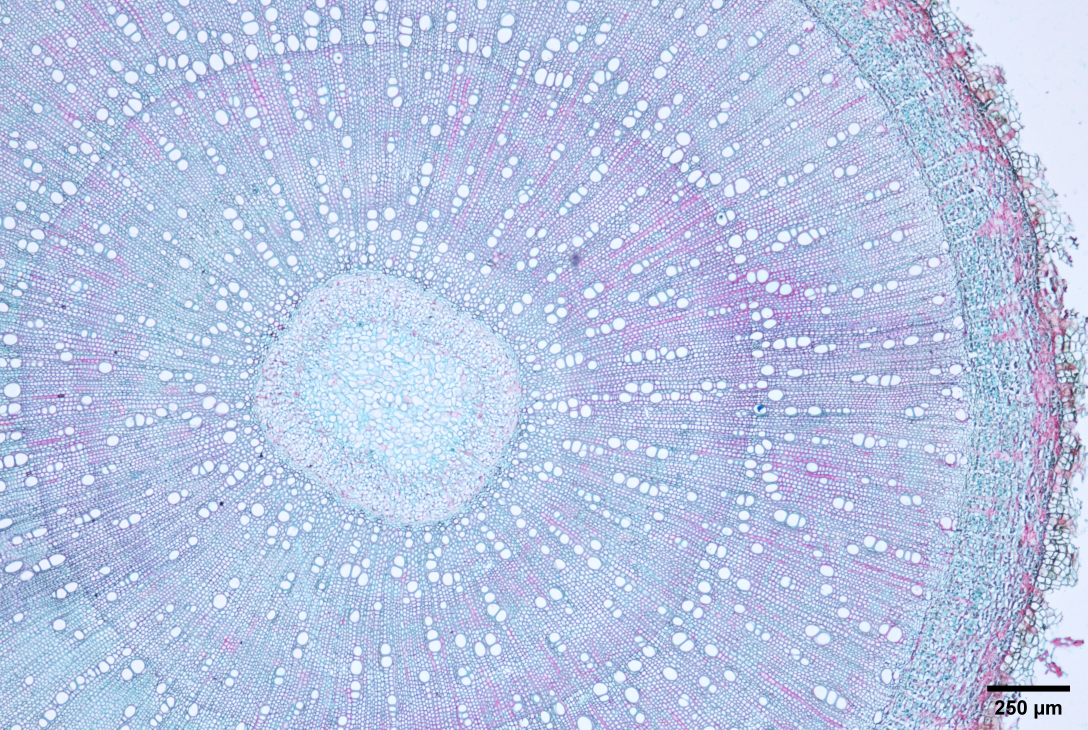
#> input picture Paraffin Section Model/datasets/region1_pose/images/train/11-3   4X.jpg, 5440 x 3648 px (shown at 1/5 size); its folder holds only this picture in this run
$ python -i areas.py   (imports and definitions only)
#> lines starting #> are read from the running program, lines starting #| are printed output that depends on the picture; after the words box and inside, x2 and y2 are one past the last pixel; in counts of white or black regions, pixels touching at a corner belong together
#> further down, picture is the input picture: shape (3648, 5440, 3); mean B, G, R 228, 197.4, 183.9
"""Detect 局部韧皮部 / 局部髓 by an inner tissue line, then boxes inside it.

Column classifier decides which side is phloem vs pith. The inner line follows
the extra/xylem boundary (snapped off xylem vessels). Area is the pixels
inside that line; drawing is the line plus a few stacked rectangles.
"""

from __future__ import annotations

from pathlib import Path

import cv2
import numpy as np

BINS = 48
BLOCK = 48
MAX_SIDE_FRAC = 0.28
MIN_SIDE_FRAC = 0.018
MIN_AREA_FRAC = 0.006
SMOOTH_K = 51


def _column_features(img: np.ndarray, bins: int = BINS) -> np.ndarray:
#> called with bins = 48
    h, w = img.shape[:2]
#> h = 3648; w = 5440
    small = cv2.resize(img, (max(bins * 4, w // 4), max(64, h // 4)), interpolation=cv2.INTER_AREA)
    sh, sw = small.shape[:2]
#> sh = 912; sw = 1360
    lab = cv2.cvtColor(small, cv2.COLOR_BGR2LAB)
#> lab: shape (912, 1360, 3); mean of channels 0, 1, 2 202.9, 130.1, 111.2
    L, a, b = cv2.split(lab)
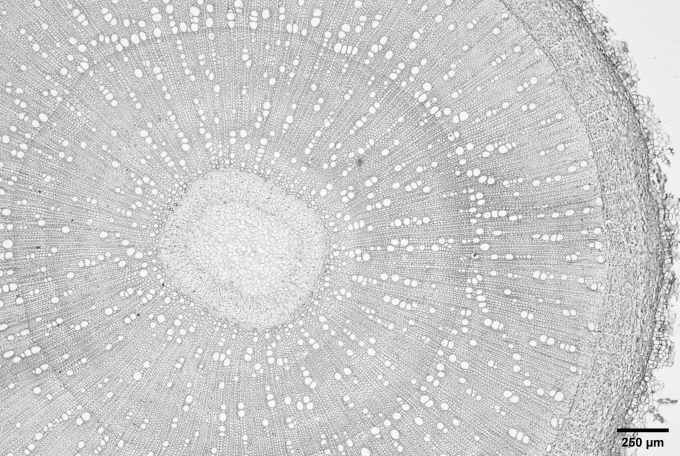
#> L: shape (912, 1360) (shown at 1/2 size); min 0, max 250, mean 202.9
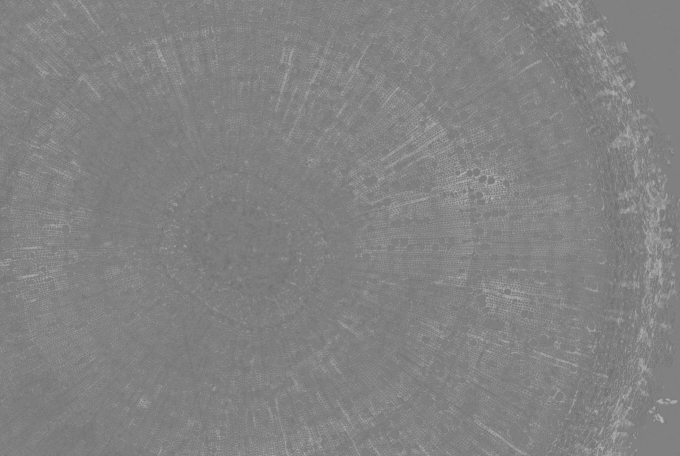
#> a: shape (912, 1360) (shown at 1/2 size); min 107, max 184, mean 130.1
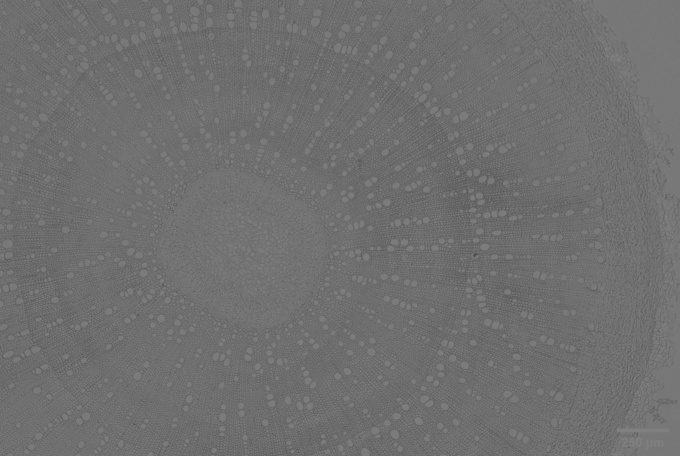
#> b: shape (912, 1360) (shown at 1/2 size); min 73, max 134, mean 111.2
    gray = cv2.cvtColor(small, cv2.COLOR_BGR2GRAY)
    edges = cv2.Canny(gray, 40, 120)
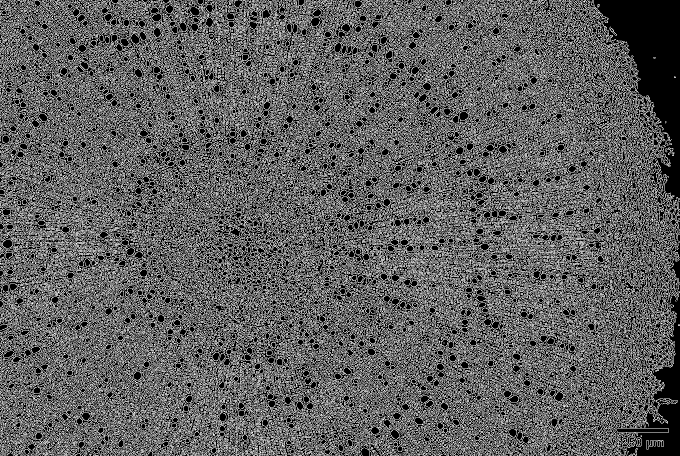
#> edges: shape (912, 1360) (shown at 1/2 size); 37.2% white in thin lines or dots
    blur = cv2.GaussianBlur(gray, (5, 5), 0)
    local = cv2.blur(blur, (31, 31))
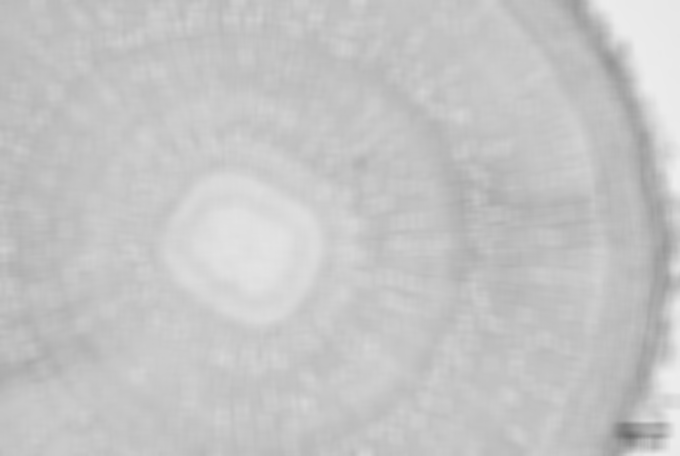
#> local: shape (912, 1360) (shown at 1/2 size); min 107, max 238, mean 196.8
    blob = ((blur.astype(np.int16) - local.astype(np.int16) > 10) & (blur > 140)).astype(np.uint8) * 255
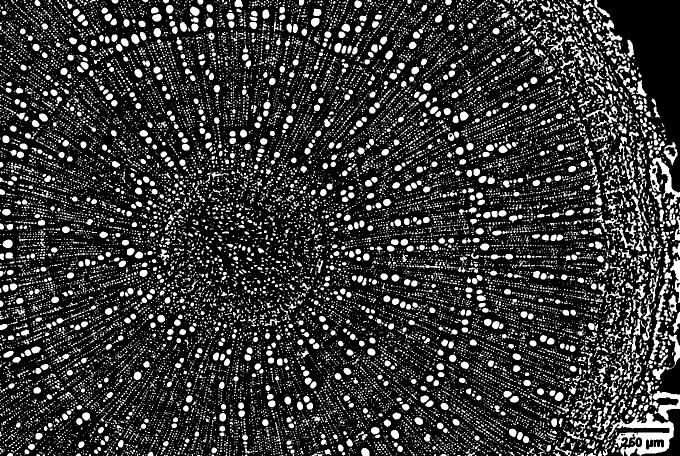
#> blob: shape (912, 1360) (shown at 1/2 size); 21.4% white; 19127 white regions (16825 under 20 px), largest, box (x1, y1, x2, y2) and area: (1215, 823, 1348, 912) 4969, (1298, 314, 1360, 419) 1880, (1298, 782, 1360, 841) 1477
    blob = cv2.morphologyEx(blob, cv2.MORPH_OPEN, np.ones((3, 3), np.uint8))
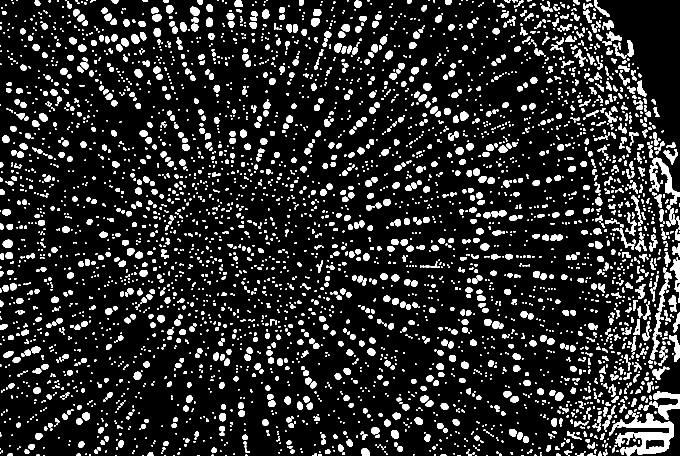
#> blob: shape (912, 1360) (shown at 1/2 size); 13.6% white; 4226 white regions (2475 under 20 px)
    cnts, _ = cv2.findContours(blob, cv2.RETR_EXTERNAL, cv2.CHAIN_APPROX_SIMPLE)
#> cnts = 4226 contours, 2835 with area under 20; largest, box (x1, y1, x2, y2) and area: (1218, 826, 1348, 912) 4780, (1306, 782, 1360, 840) 1148, (1305, 315, 1360, 410) 1058, (1341, 519, 1360, 605) 594, (1300, 643, 1323, 720) 476
    n_small = np.zeros(bins, np.float32)
    n_large = np.zeros(bins, np.float32)
    for c in cnts:
        area = cv2.contourArea(c)
        m = cv2.moments(c)
        if m["m00"] <= 0:
            continue
        bi = int(np.clip((m["m10"] / m["m00"]) / sw * bins, 0, bins - 1))
        if area >= 280:
            n_large[bi] += 1
        elif area >= 30:
            n_small[bi] += 1
#> this loop made 4226 passes
#> (area, bi) on passes 19, 28, 29: (27, 31), (28.5, 5), (41.5, 41)
#> after the loop, n_large = 48 values from 0 to 5; n_small = 48 values, max 46 at index 42, min 12 at index 6, mean 23.85

    feats = np.zeros((bins, 11), np.float32)
    bw = sw / bins
#> bw = 28.33
    bh = float(sh)
#> bh = 912
    for i in range(bins):
        x0, x1 = int(i * bw), int((i + 1) * bw)
        roi_l = L[:, x0:x1]
        roi_a = a[:, x0:x1]
        roi_b = b[:, x0:x1]
        roi_e = edges[:, x0:x1]
        xf = (i + 0.5) / bins
        feats[i] = [
            float(roi_l.mean()),
            float(roi_l.std()),
            float(roi_a.mean()),
            float(roi_b.mean()),
            float(roi_e.mean()),
            n_small[i],
            n_large[i],
            xf,
            abs(xf - 0.5),
            1.0 if xf < 0.22 or xf > 0.78 else 0.0,
            bh,
        ]
    return feats


# [470 lines left out: functions _labels_from_masks, _blob_counts, _block_features, _block_labels, train_area_model, load_area_model and 12 more, not called in this run]


def band_rects(mask: np.ndarray, n_bands: int = 14) -> list[tuple[int, int, int, int]]:
    """Turn a partitioned side region into stacked ImageJ-style rectangles."""
    return stack_band_boxes(mask, n_bands=n_bands)


# [18 lines left out: function side_edge_boxes, not called in this run]


def hrects_area_px(rects: list[tuple[int, int, int, int]]) -> int:
    return int(sum((x1 - x0) * (y1 - y0) for x0, y0, x1, y1 in rects))


# [227 lines left out: functions _vessel_front, _snap_inner_to_vessels, _pith_from_texture, _keep_side_band, detect_phloem_pith, not called in this run]

>>> import cv2
>>> picture = cv2.imread('../../datasets/region1_pose/images/train/11-3   4X.jpg')
>>> result = _column_features(picture)

$ run again, on Paraffin Section Model/datasets/region1_pose/images/train/45-3   4X.jpg
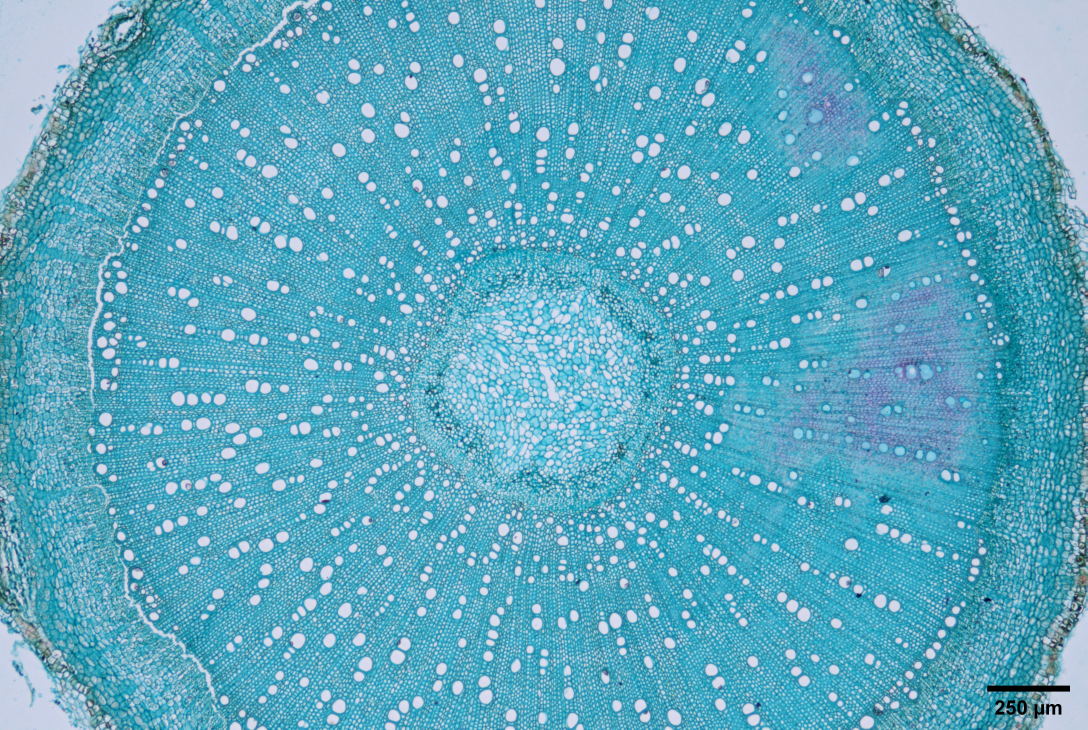
#> input picture Paraffin Section Model/datasets/region1_pose/images/train/45-3   4X.jpg, 5440 x 3648 px (shown at 1/5 size)
#> picture is the input picture: shape (3648, 5440, 3); mean B, G, R 191.3, 167.9, 90.8
#> lab: shape (912, 1360, 3); mean of channels 0, 1, 2 166.3, 112.6, 109.1
#> in _column_features, `edges = cv2.Canny(gray, 40, 120)`:
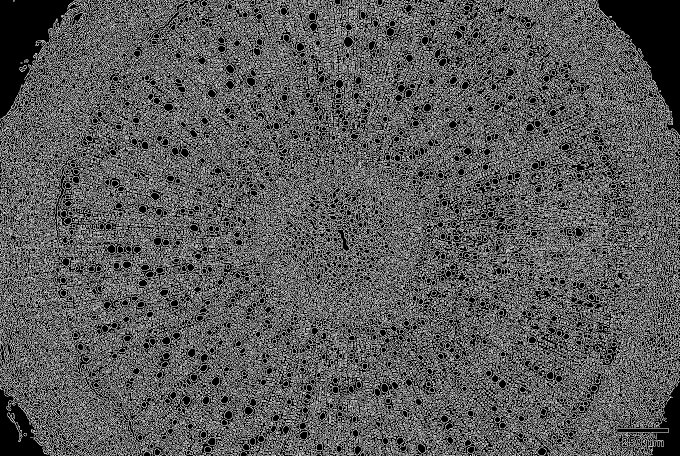
#> edges: shape (912, 1360) (shown at 1/2 size); 35.1% white in thin lines or dots
#> in _column_features, `blob = cv2.morphologyEx(blob, cv2.MORPH_OPEN, np.ones((3, 3), np.uint8))`:
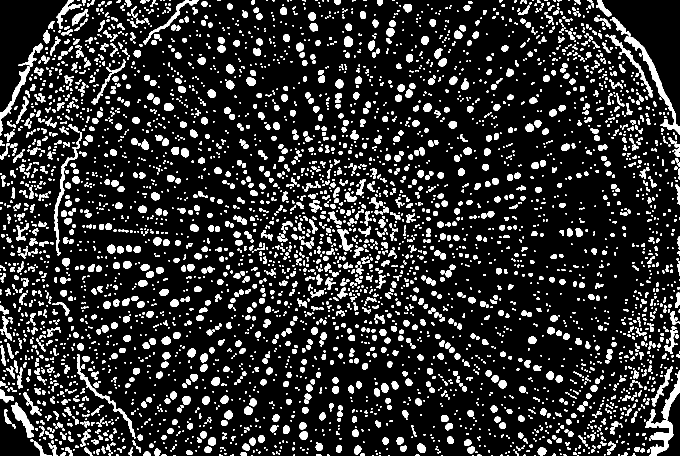
#> blob: shape (912, 1360) (shown at 1/2 size); 15.1% white; 4497 white regions (2405 under 20 px)
#> cnts = 4497 contours, 2924 with area under 20; largest, box (x1, y1, x2, y2) and area: (1290, 741, 1360, 912) 2646, (1249, 73, 1360, 270) 2166, (155, 708, 271, 877) 1034, (108, 294, 155, 511) 1029, (23, 805, 68, 875) 1012
#> the loop in _column_features, `for c in cnts:` made 4497 passes
#> (area, bi) on passes 23, 26, 33: (26.5, 22), (22, 11), (32.5, 25)
#> after the loop in _column_features, `for c in cnts:`: n_large = 48 values, max 3 at index 46, min 0 at index 3, mean 0.375; n_small = 48 values, max 40 at index 22, min 9 at index 46, mean 24.77

$ run again, on Paraffin Section Model/datasets/region1_pose/images/train/47-3   4X.jpg
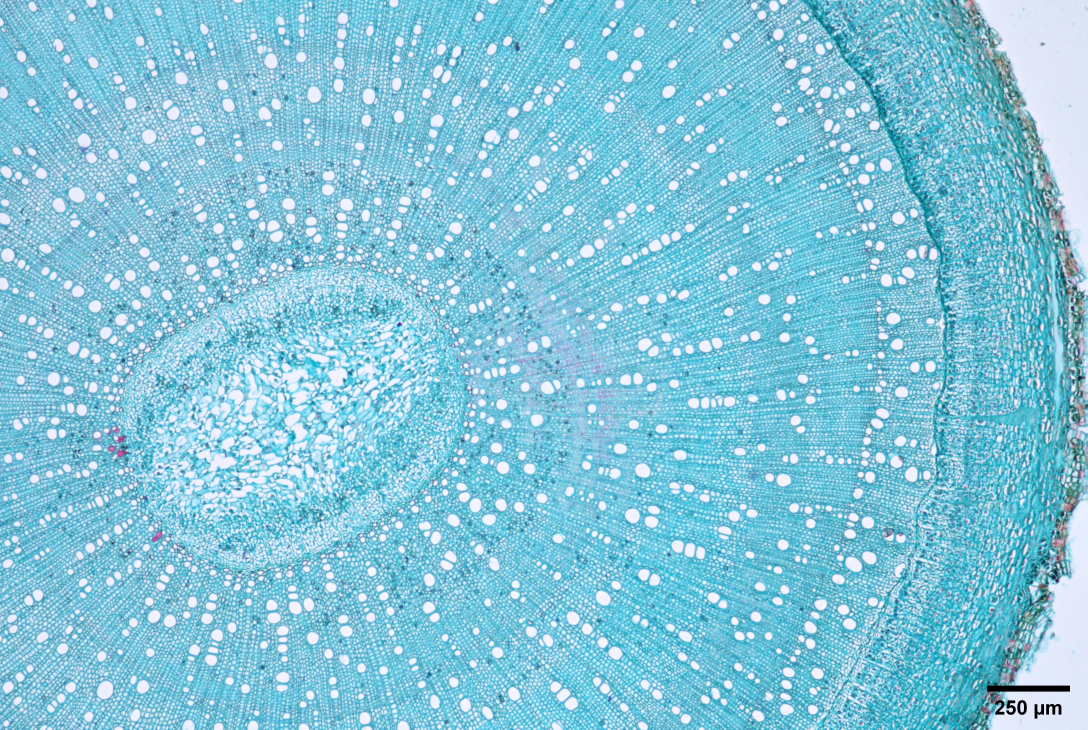
#> input picture Paraffin Section Model/datasets/region1_pose/images/train/47-3   4X.jpg, 5440 x 3648 px (shown at 1/5 size)
#> picture is the input picture: shape (3648, 5440, 3); mean B, G, R 218.9, 197.2, 131.5
#> lab: shape (912, 1360, 3); mean of channels 0, 1, 2 194.5, 113.7, 110.9
#> in _column_features, `edges = cv2.Canny(gray, 40, 120)`:
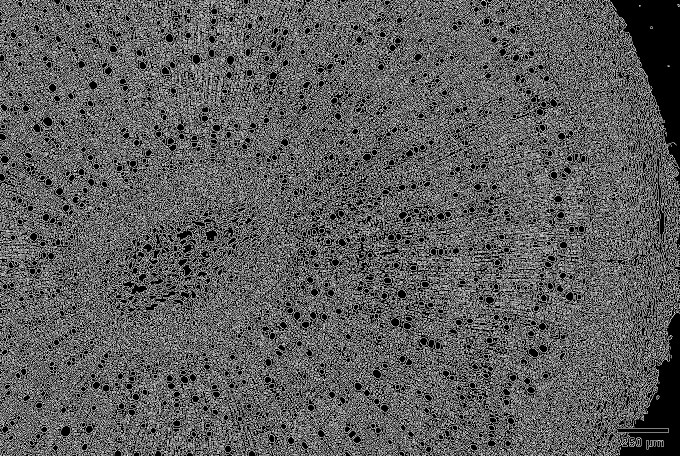
#> edges: shape (912, 1360) (shown at 1/2 size); 36.3% white in thin lines or dots
#> in _column_features, `blob = cv2.morphologyEx(blob, cv2.MORPH_OPEN, np.ones((3, 3), np.uint8))`:
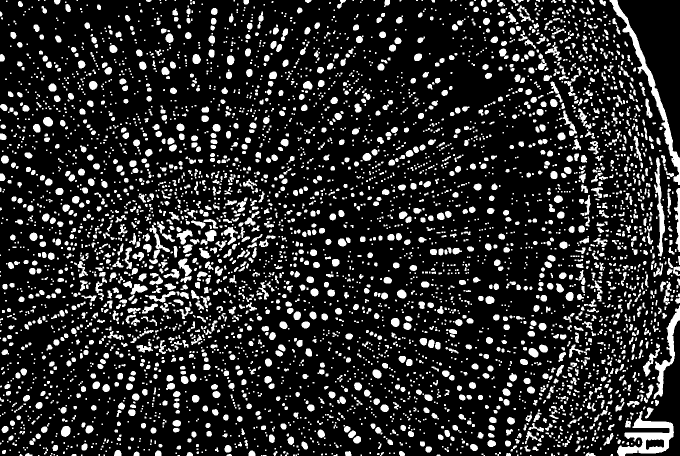
#> blob: shape (912, 1360) (shown at 1/2 size); 16.4% white; 4749 white regions (2552 under 20 px)
#> cnts = 4749 contours, 3048 with area under 20; largest, box (x1, y1, x2, y2) and area: (1234, 822, 1348, 912) 4302, (1219, 0, 1360, 370) 3878, (1307, 611, 1360, 798) 2005, (1308, 315, 1330, 513) 1316, (1348, 376, 1360, 504) 614
#> the loop in _column_features, `for c in cnts:` made 4749 passes
#> (area, bi) on passes 20, 22, 30: (24, 16), (24.5, 5), (39.5, 35)
#> after the loop in _column_features, `for c in cnts:`: n_large = 48 values, max 3 at index 45, min 0 at index 0, mean 0.333; n_small = 48 values, max 45 at index 41, min 11 at index 46, mean 27.54
